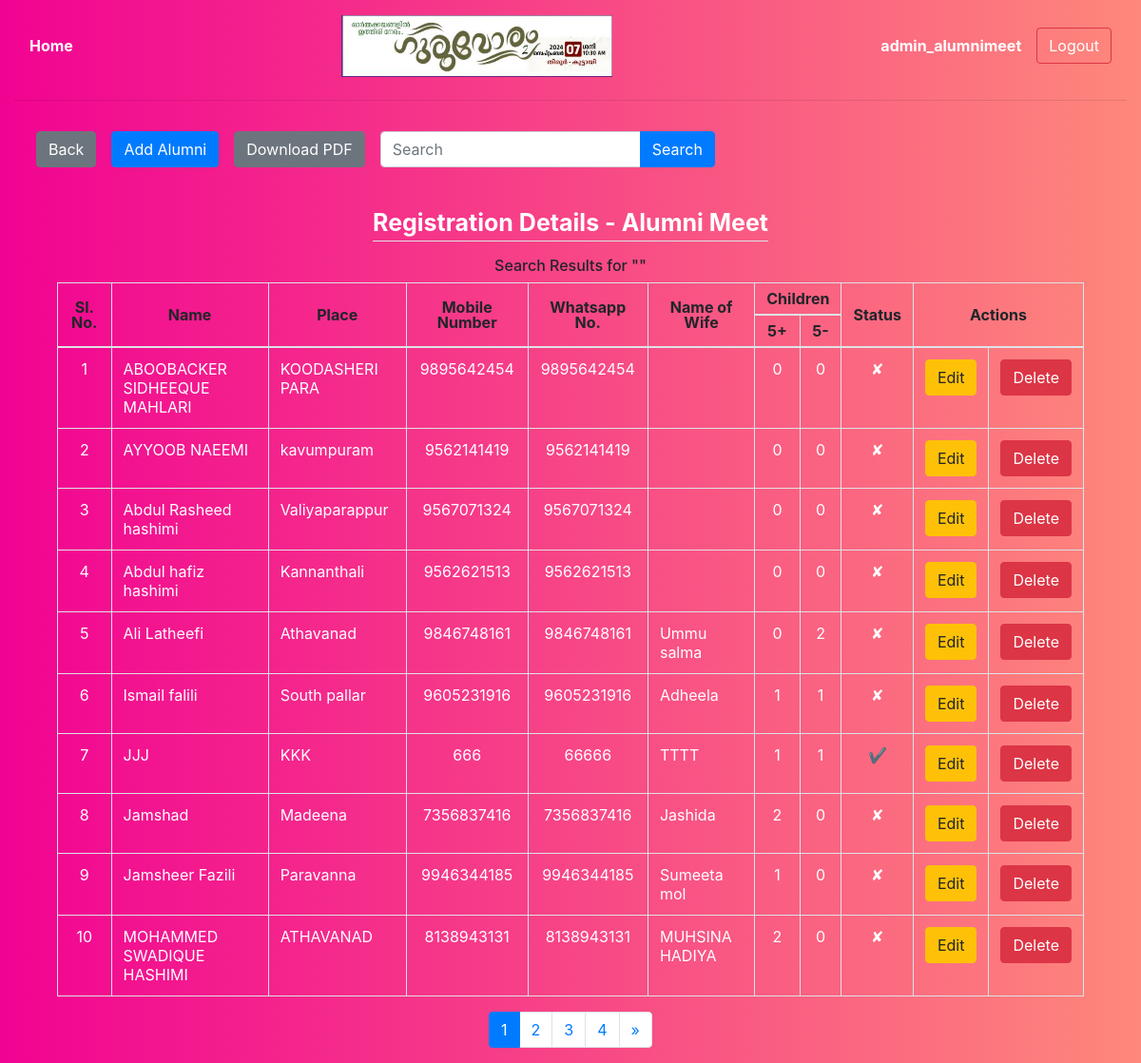
The app's page /search/ (signed in) with its own data.
### register_app/models.py (models this page shows)
class Alumni(models.Model):
    name = models.CharField(max_length=100)
    place = models.CharField(max_length=100)
    mobile_number = models.CharField(max_length=15, unique=True)
    whatsapp_number = models.CharField(max_length=15)
    name_of_wife = models.CharField(max_length=15, blank=True, default=None)
    no_of_child_below_5 = models.IntegerField(default=0)
    no_of_child_above_5 = models.IntegerField(default=0)
    is_registered = models.BooleanField(default=False)
    class Meta:
        ordering = ['name']

### register_app/views.py (the view)
# urls.py: path('search/', search, name="search"),
@login_required
def search(request):
    alumni_queryset = Alumni.objects.all()
    keyword = request.GET.get('keyword', '')
    if keyword:
        alumni_queryset = alumni_queryset.filter(
            Q(name__icontains=keyword) |
            Q(name_of_wife__icontains=keyword) |
            Q(mobile_number__icontains=keyword)
        )
    alumni_count = alumni_queryset.count()
    paginator = Paginator(alumni_queryset, 10)
    page_number = request.GET.get('page')
    page_obj = paginator.get_page(page_number)
    context = {
        'page_obj': page_obj,
        'alumni_count': alumni_count,
        'keyword': keyword
    }
    return render(request, 'alumni/alumni_list.html', context)

### templates/alumni/alumni_list.html (shortened to what this page needs)
{% extends 'admin/base.html' %}
{% block content %}
    <div class="container">
        <div class="row justify-content-left mt-4">
            <div class="m-2">
                <a class="btn btn-secondary" href="{% url 'alumni' %}">Back</a>
            </div>
            <div class="m-2">
                <a class="btn btn-primary" href="{% url 'alumni_create' %}">Add Alumni</a>
            </div>
            <div class="m-2">
                <a class="btn btn-secondary" href="{% url 'export_pdf_alumni' %}">Download PDF</a>
            </div>
            <div class="m-2">
                <form action="{% url 'search' %}" class="search" method="GET">
                    <div class="input-group w-100">
                        <input type="text" class="form-control" style="width:60%;" placeholder="Search" name="keyword">
                        <div class="input-group-append">
                            <button class="btn btn-primary" type="submit">Search</button>
                        </div>
                    </div>
                </form>
            </div>
        </div>
        <main class="col-md-12">
            <div class="row justify-content-center">
                <div class="m-3 table-heading text-center text-white font-weight-bold border-bottom" style="font-size: 25px; line-height: 1.5;">
                    Registration Details - Alumni Meet
                </div>
            </div>
            <section class="section-pagetop bg">
                <div class="container">
                    {% if 'search' in request.path %}
                    <h6 class="title-page text-center">Search Results for "{{ keyword }}"</h6>
                    {% endif %}
                </div>
            </section>
            <div class="table-responsive">
                <table class="table table-hover table-bordered sticky-header">
                    <thead>
                        <tr style="text-align: center;">
                            <th class="align-middle" style="line-height: 1;" rowspan="2">Sl. No.</th>
                            <th class="align-middle" style="line-height: 1;" rowspan="2">Name</th>
                            <th class="align-middle" style="line-height: 1;" rowspan="2">Place</th>
                            <th class="align-middle" style="line-height: 1;" rowspan="2">Mobile Number</th>
                            <th class="align-middle" style="line-height: 1;" rowspan="2">Whatsapp No.</th>
                            <th class="align-middle" style="line-height: 1;" rowspan="2">Name of Wife</th>
                            <th class="align-middle" style="line-height: .5;" colspan="2">Children</th>
                            <th class="align-middle" style="line-height: 1;" rowspan="2">Status</th>
                            <th class="align-middle" style="line-height: 1;" colspan="2" rowspan="2">Actions</th>
                        </tr>
                        <tr style="text-align: center;">
                            <th style="line-height: .5;">5+</th>
                            <th style="line-height: .5;">5-</th>
                        </tr>
                    </thead>
                    <tbody>
                        {% for alumni in page_obj %}
                            <tr class="text-white">
                                <td class="text-center">{{ forloop.counter0|add:page_obj.start_index }}</td>
                                <td>{{ alumni.name }}</td>
                                <td>{{ alumni.place }}</td>
                                <td class="text-center">{{ alumni.mobile_number }}</td>
                                <td class="text-center">{{ alumni.whatsapp_number }}</td>
                                <td>{{ alumni.name_of_wife }}</td>
                                <td class="text-center">{{ alumni.no_of_child_below_5 }}</td>
                                <td class="text-center">{{ alumni.no_of_child_above_5 }}</td>
                                <td class="text-center">
                                    {% if alumni.is_registered %}
                                        &#10004;
                                    {% else %}
                                        &#10008;
                                    {% endif %}
                                </td>
                                <td class="text-center"><a class="btn btn-warning" href="{% url 'alumni_update' alumni.pk %}">Edit</a></td>
                                <td class="text-center"><a class="btn btn-danger" href="{% url 'alumni_delete' alumni.pk %}"
                                    onclick="return confirm('Are you sure you want to delete this Alumni?')">Delete</a></td>
                            </tr>
                        {% empty %}
                            <tr>
                                <td colspan="11" class="text-center text-white"><strong>No alumni found.</strong></td>
                            </tr>
                        {% endfor %}
                    </tbody>
                </table>
            </div>
            <div class="d-flex justify-content-center">
                <nav aria-label="Page navigation">
                    <ul class="pagination">
                        {% for num in page_obj.paginator.page_range %}
                            <li class="page-item {% if page_obj.number == num %}active{% endif %}">
                                <a class="page-link" href="?page={{ num }}">{{ num }}</a>
                            </li>
                        {% endfor %}
                        {% if page_obj.has_next %}
                            <li class="page-item">
                                <a class="page-link" href="?page={{ page_obj.next_page_number }}" aria-label="Next">
                                    <span aria-hidden="true">&raquo;</span>
                                </a>
                            </li>
                        {% endif %}
                    </ul>
                </nav>
            </div>
        </main>
    </div>
{% endblock %}

### templates/admin/base.html (shortened to what this page needs)
{% load static %}
<head>
    <link rel="stylesheet" href="https://stackpath.bootstrapcdn.com/bootstrap/4.3.1/css/bootstrap.min.css">
</head>
<body style="background: linear-gradient(to right, #f10392, #fe887b);">
    <div class="container-fluid">
        <header>
            <nav class="navbar navbar-light bg-gradient-light justify-content-between mt-2">
                <div class="d-flex w-100 justify-content-between align-items-center">
                    {% if user.is_authenticated %}
                        <a href="{% url 'admin_dashboard' %}" class="text-white"><strong>Home</strong></a>
                    {% endif %}
                    <img class="mx-auto d-block" src="{% static 'images/banner_alumni_meet.jpg' %}" style="width: 25%;" alt="Alumni Meet Banner">
                    <div class="d-flex align-items-center">
                        {% if user.is_authenticated %}
                            <span class="navbar-text mr-3 text-white">
                                <strong>{{ user.username }}</strong>
                            </span>
                            <a href="{% url 'logout' %}" class="btn btn-outline-danger my-2 my-sm-0 text-white">Logout</a>
                        {% else %}
                            <a href="{% url 'login' %}" class="btn btn-outline-primary my-2 my-sm-0">Login</a>
                        {% endif %}
                    </div>
                </div>
            </nav>
        </header>
        <hr>
        <section>
            {% block content %}
            {% endblock %}
        </section>
    </div>
</body>

### records on screen
Alumni: name "ABOOBACKER SIDHEEQUE MAHLARI", place "KOODASHERI PARA", mobile_number "9895642454", whatsapp_number "9895642454", no_of_child_below_5 "0", no_of_child_above_5 "0"
Alumni: name "AYYOOB NAEEMI", place "kavumpuram", mobile_number "9562141419", whatsapp_number "9562141419", no_of_child_below_5 "0", no_of_child_above_5 "0"
Alumni: name "Abdul Rasheed hashimi", place "Valiyaparappur", mobile_number "9567071324", whatsapp_number "9567071324", no_of_child_below_5 "0", no_of_child_above_5 "0"
Alumni: name "Abdul hafiz hashimi", place "Kannanthali", mobile_number "9562621513", whatsapp_number "9562621513", no_of_child_below_5 "0", no_of_child_above_5 "0"
Alumni: name "Ali Latheefi", place "Athavanad", mobile_number "9846748161", whatsapp_number "9846748161", name_of_wife "Ummu salma", no_of_child_below_5 "0", no_of_child_above_5 "2"
Alumni: name "Ismail falili", place "South pallar", mobile_number "9605231916", whatsapp_number "9605231916", name_of_wife "Adheela", no_of_child_below_5 "1", no_of_child_above_5 "1"
Alumni: name "JJJ", place "KKK", mobile_number "666", whatsapp_number "66666", name_of_wife "TTTT", no_of_child_below_5 "1", no_of_child_above_5 "1"
Alumni: name "Jamshad", place "Madeena", mobile_number "7356837416", whatsapp_number "7356837416", name_of_wife "Jashida", no_of_child_below_5 "2", no_of_child_above_5 "0"
Alumni: name "Jamsheer Fazili", place "Paravanna", mobile_number "9946344185", whatsapp_number "9946344185", name_of_wife "Sumeeta mol", no_of_child_below_5 "1", no_of_child_above_5 "0"
Alumni: name "MOHAMMED SWADIQUE HASHIMI", place "ATHAVANAD", mobile_number "8138943131", whatsapp_number "8138943131", name_of_wife "MUHSINA HADIYA", no_of_child_below_5 "2", no_of_child_above_5 "0"

### other values on screen
{{ user.username }} "admin_alumnimeet"
{{ num }} "1" "2" "3" "4"
